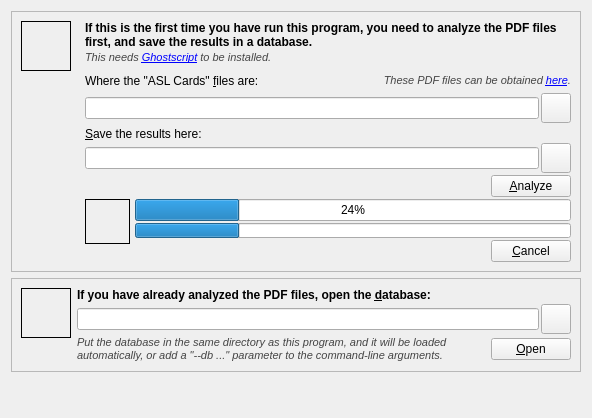
<?xml version="1.0" encoding="UTF-8"?>
<ui version="4.0">
 <class>StartupWidget</class>
 <widget class="QWidget" name="StartupWidget">
  <property name="geometry">
   <rect>
    <x>0</x>
    <y>0</y>
    <width>592</width>
    <height>418</height>
   </rect>
  </property>
  <layout class="QVBoxLayout" name="verticalLayout_5">
   <item>
    <widget class="QFrame" name="frm_analyze">
     <property name="sizePolicy">
      <sizepolicy hsizetype="Preferred" vsizetype="Preferred">
       <horstretch>0</horstretch>
       <verstretch>0</verstretch>
      </sizepolicy>
     </property>
     <property name="frameShape">
      <enum>QFrame::StyledPanel</enum>
     </property>
     <property name="frameShadow">
      <enum>QFrame::Raised</enum>
     </property>
     <layout class="QHBoxLayout" name="horizontalLayout">
      <item alignment="Qt::AlignTop">
       <widget class="QLabel" name="lbl_analyze_icon">
        <property name="sizePolicy">
         <sizepolicy hsizetype="Fixed" vsizetype="Fixed">
          <horstretch>0</horstretch>
          <verstretch>0</verstretch>
         </sizepolicy>
        </property>
        <property name="minimumSize">
         <size>
          <width>50</width>
          <height>50</height>
         </size>
        </property>
        <property name="maximumSize">
         <size>
          <width>50</width>
          <height>50</height>
         </size>
        </property>
        <property name="autoFillBackground">
         <bool>false</bool>
        </property>
        <property name="frameShape">
         <enum>QFrame::Box</enum>
        </property>
        <property name="text">
         <string/>
        </property>
       </widget>
      </item>
      <item>
       <widget class="QWidget" name="widget_2" native="true">
        <layout class="QVBoxLayout" name="verticalLayout">
         <property name="spacing">
          <number>2</number>
         </property>
         <property name="leftMargin">
          <number>8</number>
         </property>
         <property name="topMargin">
          <number>0</number>
         </property>
         <property name="rightMargin">
          <number>0</number>
         </property>
         <property name="bottomMargin">
          <number>0</number>
         </property>
         <item>
          <widget class="QLabel" name="label">
           <property name="sizePolicy">
            <sizepolicy hsizetype="Expanding" vsizetype="Preferred">
             <horstretch>0</horstretch>
             <verstretch>0</verstretch>
            </sizepolicy>
           </property>
           <property name="font">
            <font>
             <weight>75</weight>
             <bold>true</bold>
            </font>
           </property>
           <property name="text">
            <string>If this is the first time you have run this program, you need to analyze the PDF files first, and save the results in a database.</string>
           </property>
           <property name="alignment">
            <set>Qt::AlignLeading|Qt::AlignLeft|Qt::AlignTop</set>
           </property>
           <property name="wordWrap">
            <bool>true</bool>
           </property>
          </widget>
         </item>
         <item>
          <widget class="QLabel" name="label_5">
           <property name="font">
            <font>
             <pointsize>8</pointsize>
             <italic>true</italic>
            </font>
           </property>
           <property name="styleSheet">
            <string notr="true">color:#444 ;</string>
           </property>
           <property name="text">
            <string>&lt;html&gt;This needs &lt;a href=&quot;https://ghostscript.com&quot;&gt;Ghostscript&lt;/a&gt; to be installed.&lt;/html&gt;</string>
           </property>
           <property name="openExternalLinks">
            <bool>true</bool>
           </property>
           <property name="textInteractionFlags">
            <set>Qt::LinksAccessibleByKeyboard|Qt::LinksAccessibleByMouse</set>
           </property>
          </widget>
         </item>
         <item>
          <widget class="QWidget" name="widget" native="true">
           <layout class="QHBoxLayout" name="horizontalLayout_6">
            <property name="spacing">
             <number>2</number>
            </property>
            <property name="leftMargin">
             <number>0</number>
            </property>
            <property name="topMargin">
             <number>5</number>
            </property>
            <property name="rightMargin">
             <number>0</number>
            </property>
            <property name="bottomMargin">
             <number>0</number>
            </property>
            <item>
             <widget class="QLabel" name="lbl_cards_dir">
              <property name="text">
               <string>Where the &quot;ASL Cards&quot; &amp;files are:</string>
              </property>
              <property name="buddy">
               <cstring>le_cards_dir</cstring>
              </property>
             </widget>
            </item>
            <item>
             <spacer name="horizontalSpacer">
              <property name="orientation">
               <enum>Qt::Horizontal</enum>
              </property>
              <property name="sizeHint" stdset="0">
               <size>
                <width>40</width>
                <height>20</height>
               </size>
              </property>
             </spacer>
            </item>
            <item>
             <widget class="QLabel" name="label_4">
              <property name="font">
               <font>
                <pointsize>8</pointsize>
                <weight>50</weight>
                <italic>true</italic>
                <bold>false</bold>
               </font>
              </property>
              <property name="styleSheet">
               <string notr="true">color:#444 ;</string>
              </property>
              <property name="text">
               <string>These PDF files can be obtained &lt;a href=&quot;http://aslcards.com&quot;&gt;here&lt;/a&gt;.</string>
              </property>
              <property name="alignment">
               <set>Qt::AlignRight|Qt::AlignTrailing|Qt::AlignVCenter</set>
              </property>
              <property name="openExternalLinks">
               <bool>true</bool>
              </property>
              <property name="textInteractionFlags">
               <set>Qt::LinksAccessibleByKeyboard|Qt::LinksAccessibleByMouse</set>
              </property>
             </widget>
            </item>
           </layout>
          </widget>
         </item>
         <item>
          <widget class="QWidget" name="widget_5" native="true">
           <layout class="QVBoxLayout" name="verticalLayout_3">
            <property name="spacing">
             <number>2</number>
            </property>
            <property name="leftMargin">
             <number>0</number>
            </property>
            <property name="topMargin">
             <number>0</number>
            </property>
            <property name="rightMargin">
             <number>0</number>
            </property>
            <property name="bottomMargin">
             <number>0</number>
            </property>
            <item>
             <widget class="QWidget" name="widget_6" native="true">
              <layout class="QHBoxLayout" name="horizontalLayout_3">
               <property name="spacing">
                <number>2</number>
               </property>
               <property name="leftMargin">
                <number>0</number>
               </property>
               <property name="topMargin">
                <number>0</number>
               </property>
               <property name="rightMargin">
                <number>0</number>
               </property>
               <property name="bottomMargin">
                <number>0</number>
               </property>
               <item>
                <widget class="QLineEdit" name="le_cards_dir"/>
               </item>
               <item>
                <widget class="QPushButton" name="btn_cards_dir">
                 <property name="sizePolicy">
                  <sizepolicy hsizetype="Fixed" vsizetype="Fixed">
                   <horstretch>0</horstretch>
                   <verstretch>0</verstretch>
                  </sizepolicy>
                 </property>
                 <property name="minimumSize">
                  <size>
                   <width>30</width>
                   <height>30</height>
                  </size>
                 </property>
                 <property name="maximumSize">
                  <size>
                   <width>30</width>
                   <height>30</height>
                  </size>
                 </property>
                 <property name="text">
                  <string/>
                 </property>
                </widget>
               </item>
              </layout>
             </widget>
            </item>
           </layout>
          </widget>
         </item>
         <item>
          <widget class="QWidget" name="widget_3" native="true">
           <layout class="QVBoxLayout" name="verticalLayout_2">
            <property name="spacing">
             <number>2</number>
            </property>
            <property name="leftMargin">
             <number>0</number>
            </property>
            <property name="topMargin">
             <number>2</number>
            </property>
            <property name="rightMargin">
             <number>0</number>
            </property>
            <property name="bottomMargin">
             <number>0</number>
            </property>
            <item>
             <widget class="QLabel" name="lbl_save_db_fname">
              <property name="text">
               <string>&amp;Save the results here:</string>
              </property>
              <property name="buddy">
               <cstring>le_save_db_fname</cstring>
              </property>
             </widget>
            </item>
            <item>
             <widget class="QWidget" name="widget_4" native="true">
              <layout class="QHBoxLayout" name="horizontalLayout_2">
               <property name="spacing">
                <number>2</number>
               </property>
               <property name="leftMargin">
                <number>0</number>
               </property>
               <property name="topMargin">
                <number>0</number>
               </property>
               <property name="rightMargin">
                <number>0</number>
               </property>
               <property name="bottomMargin">
                <number>0</number>
               </property>
               <item>
                <widget class="QLineEdit" name="le_save_db_fname"/>
               </item>
               <item>
                <widget class="QPushButton" name="btn_save_db_fname">
                 <property name="sizePolicy">
                  <sizepolicy hsizetype="Fixed" vsizetype="Fixed">
                   <horstretch>0</horstretch>
                   <verstretch>0</verstretch>
                  </sizepolicy>
                 </property>
                 <property name="minimumSize">
                  <size>
                   <width>30</width>
                   <height>30</height>
                  </size>
                 </property>
                 <property name="maximumSize">
                  <size>
                   <width>30</width>
                   <height>30</height>
                  </size>
                 </property>
                 <property name="text">
                  <string/>
                 </property>
                </widget>
               </item>
              </layout>
             </widget>
            </item>
           </layout>
          </widget>
         </item>
         <item alignment="Qt::AlignRight">
          <widget class="QPushButton" name="btn_analyze">
           <property name="text">
            <string>&amp;Analyze</string>
           </property>
          </widget>
         </item>
         <item>
          <widget class="QFrame" name="frm_analyze_progress">
           <property name="enabled">
            <bool>true</bool>
           </property>
           <property name="frameShape">
            <enum>QFrame::NoFrame</enum>
           </property>
           <property name="frameShadow">
            <enum>QFrame::Raised</enum>
           </property>
           <layout class="QHBoxLayout" name="horizontalLayout_9">
            <property name="spacing">
             <number>0</number>
            </property>
            <property name="leftMargin">
             <number>0</number>
            </property>
            <property name="topMargin">
             <number>0</number>
            </property>
            <property name="rightMargin">
             <number>0</number>
            </property>
            <property name="bottomMargin">
             <number>0</number>
            </property>
            <item alignment="Qt::AlignTop">
             <widget class="QLabel" name="lbl_progress">
              <property name="minimumSize">
               <size>
                <width>50</width>
                <height>50</height>
               </size>
              </property>
              <property name="maximumSize">
               <size>
                <width>50</width>
                <height>50</height>
               </size>
              </property>
              <property name="styleSheet">
               <string notr="true">margin:0 5px 5px 0;</string>
              </property>
              <property name="frameShape">
               <enum>QFrame::Box</enum>
              </property>
              <property name="text">
               <string/>
              </property>
              <property name="margin">
               <number>0</number>
              </property>
             </widget>
            </item>
            <item>
             <layout class="QVBoxLayout" name="verticalLayout_6">
              <property name="spacing">
               <number>2</number>
              </property>
              <item>
               <widget class="QProgressBar" name="pb_files">
                <property name="value">
                 <number>24</number>
                </property>
               </widget>
              </item>
              <item>
               <widget class="QProgressBar" name="pb_pages">
                <property name="minimumSize">
                 <size>
                  <width>0</width>
                  <height>15</height>
                 </size>
                </property>
                <property name="maximumSize">
                 <size>
                  <width>16777215</width>
                  <height>15</height>
                 </size>
                </property>
                <property name="value">
                 <number>24</number>
                </property>
                <property name="textVisible">
                 <bool>false</bool>
                </property>
               </widget>
              </item>
              <item>
               <layout class="QHBoxLayout" name="horizontalLayout_10">
                <property name="spacing">
                 <number>0</number>
                </property>
                <item>
                 <spacer name="horizontalSpacer_2">
                  <property name="orientation">
                   <enum>Qt::Horizontal</enum>
                  </property>
                  <property name="sizeHint" stdset="0">
                   <size>
                    <width>40</width>
                    <height>20</height>
                   </size>
                  </property>
                 </spacer>
                </item>
                <item>
                 <widget class="QPushButton" name="btn_cancel_analyze">
                  <property name="text">
                   <string>&amp;Cancel</string>
                  </property>
                 </widget>
                </item>
               </layout>
              </item>
             </layout>
            </item>
           </layout>
          </widget>
         </item>
        </layout>
       </widget>
      </item>
     </layout>
    </widget>
   </item>
   <item>
    <widget class="QFrame" name="frm_open_db">
     <property name="enabled">
      <bool>true</bool>
     </property>
     <property name="frameShape">
      <enum>QFrame::StyledPanel</enum>
     </property>
     <property name="frameShadow">
      <enum>QFrame::Raised</enum>
     </property>
     <layout class="QHBoxLayout" name="horizontalLayout_5">
      <item alignment="Qt::AlignTop">
       <widget class="QLabel" name="lbl_load_db_icon">
        <property name="sizePolicy">
         <sizepolicy hsizetype="Fixed" vsizetype="Fixed">
          <horstretch>50</horstretch>
          <verstretch>50</verstretch>
         </sizepolicy>
        </property>
        <property name="minimumSize">
         <size>
          <width>50</width>
          <height>50</height>
         </size>
        </property>
        <property name="frameShape">
         <enum>QFrame::Box</enum>
        </property>
        <property name="text">
         <string/>
        </property>
       </widget>
      </item>
      <item>
       <widget class="QWidget" name="widget_7" native="true">
        <layout class="QVBoxLayout" name="verticalLayout_4">
         <property name="spacing">
          <number>2</number>
         </property>
         <property name="leftMargin">
          <number>0</number>
         </property>
         <property name="topMargin">
          <number>0</number>
         </property>
         <property name="rightMargin">
          <number>0</number>
         </property>
         <property name="bottomMargin">
          <number>0</number>
         </property>
         <item>
          <widget class="QLabel" name="label_3">
           <property name="font">
            <font>
             <weight>75</weight>
             <bold>true</bold>
            </font>
           </property>
           <property name="text">
            <string>If you have already analyzed the PDF files, open the &amp;database:</string>
           </property>
           <property name="buddy">
            <cstring>le_load_db_fname</cstring>
           </property>
          </widget>
         </item>
         <item>
          <widget class="QWidget" name="widget_9" native="true">
           <layout class="QHBoxLayout" name="horizontalLayout_4">
            <property name="spacing">
             <number>2</number>
            </property>
            <property name="leftMargin">
             <number>0</number>
            </property>
            <property name="topMargin">
             <number>0</number>
            </property>
            <property name="rightMargin">
             <number>0</number>
            </property>
            <property name="bottomMargin">
             <number>0</number>
            </property>
            <item>
             <widget class="QLineEdit" name="le_load_db_fname"/>
            </item>
            <item>
             <widget class="QPushButton" name="btn_load_db_fname">
              <property name="sizePolicy">
               <sizepolicy hsizetype="Fixed" vsizetype="Fixed">
                <horstretch>0</horstretch>
                <verstretch>0</verstretch>
               </sizepolicy>
              </property>
              <property name="minimumSize">
               <size>
                <width>30</width>
                <height>30</height>
               </size>
              </property>
              <property name="maximumSize">
               <size>
                <width>30</width>
                <height>30</height>
               </size>
              </property>
              <property name="text">
               <string/>
              </property>
             </widget>
            </item>
           </layout>
          </widget>
         </item>
         <item>
          <layout class="QHBoxLayout" name="horizontalLayout_7">
           <item>
            <widget class="QLabel" name="label_2">
             <property name="font">
              <font>
               <pointsize>8</pointsize>
               <italic>true</italic>
              </font>
             </property>
             <property name="styleSheet">
              <string notr="true">color:#444 ;</string>
             </property>
             <property name="text">
              <string>Put the database in the same directory as this program, and it will be loaded automatically, or add a &quot;--db ...&quot; parameter to the command-line arguments.</string>
             </property>
             <property name="wordWrap">
              <bool>true</bool>
             </property>
            </widget>
           </item>
           <item>
            <widget class="QPushButton" name="btn_load_db">
             <property name="sizePolicy">
              <sizepolicy hsizetype="Fixed" vsizetype="Fixed">
               <horstretch>0</horstretch>
               <verstretch>0</verstretch>
              </sizepolicy>
             </property>
             <property name="text">
              <string>&amp;Open</string>
             </property>
            </widget>
           </item>
          </layout>
         </item>
        </layout>
       </widget>
      </item>
     </layout>
    </widget>
   </item>
   <item>
    <spacer name="verticalSpacer">
     <property name="orientation">
      <enum>Qt::Vertical</enum>
     </property>
     <property name="sizeHint" stdset="0">
      <size>
       <width>20</width>
       <height>40</height>
      </size>
     </property>
    </spacer>
   </item>
  </layout>
 </widget>
 <tabstops>
  <tabstop>le_cards_dir</tabstop>
  <tabstop>btn_cards_dir</tabstop>
  <tabstop>le_save_db_fname</tabstop>
  <tabstop>btn_save_db_fname</tabstop>
  <tabstop>btn_analyze</tabstop>
  <tabstop>btn_cancel_analyze</tabstop>
  <tabstop>le_load_db_fname</tabstop>
  <tabstop>btn_load_db_fname</tabstop>
  <tabstop>btn_load_db</tabstop>
 </tabstops>
 <resources/>
 <connections/>
</ui>
